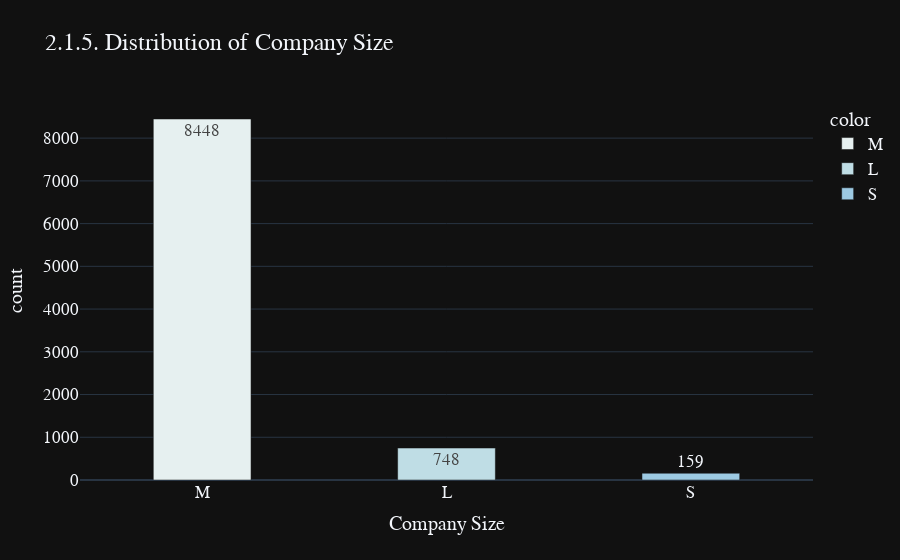

The notebook cell this image was saved under:
### Markdown cell above
<a id="2.1.5"></a>
### <div style="text-align: left; background-color:#13A9D5; font-family:Times New Roman;color: white; padding: 14px; line-height: 1;border-radius:5px">2.1.5. Company Size</div>

### Code cell
grouped_size = df['company_size'].value_counts()

fig = px.bar(y=grouped_size.values, 
             x=grouped_size.index, 
             color = grouped_size.index,
             color_discrete_sequence=px.colors.sequential.dense,
             text=grouped_size.values,
             title= '2.1.5. Distribution of Company Size',
             template= 'plotly_dark')

fig.update_traces(width=0.4)
fig.update_layout(
    xaxis_title="Company Size",
    yaxis_title="count",
    font = dict(size=17,family="Franklin Gothic"))
fig.show()

### Figure 1 — Plotly figure (JSON) as saved in the notebook; plotly's stock layout.template omitted (floating-point values rounded to 4 significant figures)
{"data": [{"alignmentgroup": "True", "hovertemplate": "color=M<br>x=%{x}<br>y=%{y}<br>text=%{text}<extra></extra>", "legendgroup": "M", "marker": {"color": "rgb(230, 240, 240)", "pattern": {"shape": ""}}, "name": "M", "offsetgroup": "M", "orientation": "v", "showlegend": true, "text": [8448], "textposition": "auto", "type": "bar", "width": 0.4, "x": ["M"], "xaxis": "x", "y": [8448], "yaxis": "y"}, {"alignmentgroup": "True", "hovertemplate": "color=L<br>x=%{x}<br>y=%{y}<br>text=%{text}<extra></extra>", "legendgroup": "L", "marker": {"color": "rgb(191, 221, 229)", "pattern": {"shape": ""}}, "name": "L", "offsetgroup": "L", "orientation": "v", "showlegend": true, "text": [748], "textposition": "auto", "type": "bar", "width": 0.4, "x": ["L"], "xaxis": "x", "y": [748], "yaxis": "y"}, {"alignmentgroup": "True", "hovertemplate": "color=S<br>x=%{x}<br>y=%{y}<br>text=%{text}<extra></extra>", "legendgroup": "S", "marker": {"color": "rgb(156, 201, 226)", "pattern": {"shape": ""}}, "name": "S", "offsetgroup": "S", "orientation": "v", "showlegend": true, "text": [159], "textposition": "auto", "type": "bar", "width": 0.4, "x": ["S"], "xaxis": "x", "y": [159], "yaxis": "y"}], "layout": {"barmode": "relative", "font": {"family": "Franklin Gothic", "size": 17}, "legend": {"title": {"text": "color"}, "tracegroupgap": 0}, "title": {"text": "2.1.5. Distribution of Company Size"}, "xaxis": {"anchor": "y", "domain": [0, 1], "title": {"text": "Company Size"}}, "yaxis": {"anchor": "x", "domain": [0, 1], "title": {"text": "count"}}}}
